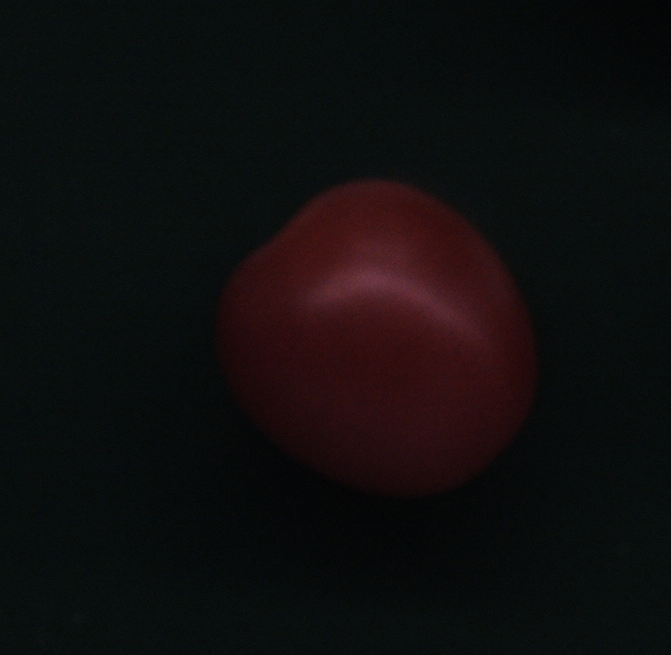
#> input picture multi1212.bmp, 671 x 655 px; its folder holds only this picture in this run
$ python -i target_locate.py   (imports and definitions only)
#> lines starting #> are read from the running program, lines starting #| are printed output that depends on the picture; after the words box and inside, x2 and y2 are one past the last pixel; in counts of white or black regions, pixels touching at a corner belong together
import cv2
import numpy as np
# from numba import jit

# @jit(nopython=True)

# img_raw = cv2.imread('tmpaa6y9sih.PNG')
# img_raw.show()


def targetLocateMul(npimg):
    npimg = cv2.cvtColor(npimg, cv2.COLOR_RGB2BGR)
#> npimg is the input picture: shape (655, 671, 3); mean B, G, R 13.6, 13.6, 15.7


    maxArea=200
    edge=10
    tmp=npimg.copy()

    hsv = cv2.cvtColor(npimg, cv2.COLOR_BGR2HSV)
#> hsv: shape (655, 671, 3); mean H, S, V 92.3, 101.3, 19.5
    lower = np.array([4, 43, 46])
    upper = np.array([34, 255, 255])
    orange = cv2.inRange(hsv, lowerb=lower, upperb=upper)
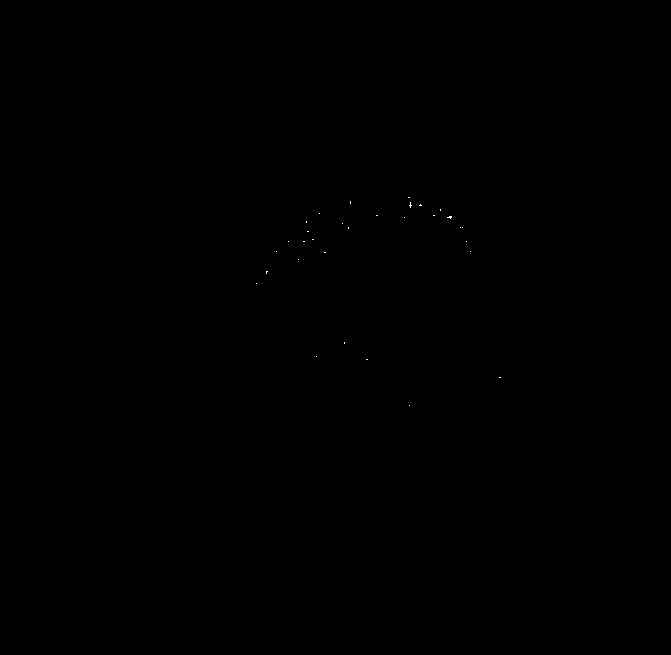
#> orange: shape (655, 671); 0.02% white in thin lines or dots, all inside (x1, y1, x2, y2) = (256, 197, 501, 406)
    contours, hierarchy = cv2.findContours(
        orange,
        cv2.RETR_LIST,
        cv2.CHAIN_APPROX_NONE)
#> contours = 31 contours, all with area under 20
    g_dConArea = []
    for i in contours:
        g_dConArea.append(cv2.contourArea(i))
#> this loop made 31 passes
#> i on passes 1, 2, 3, 4, 5, 6, 8, 9, 10, 11, 12, 13: [[409, 405]], [[499, 377], [500, 377]], [[366, 359], [367, 359]], [[316, 356]], [[344, 342], [344, 343]], [[256, 283]], [[298, 259]], [[324, 252], [325, 252]], [[470, 251]], [[276, 251]], [[466, 241]], [[303, 241], [304, 241]]
#> after the loop, g_dConArea = 31 values, max 3.5 at index 22, min 0 at index 0, mean 0.226

    max_area_index = 0
    max_area = maxArea
    for i in range(len(g_dConArea)):
        # print(g_dConArea[i])
        if g_dConArea[i] > max_area:
            max_area_index = i
            max_area = g_dConArea[i]
#> this loop made 31 passes
#> after the loop, max_area = 200; max_area_index = 0

    if max_area == maxArea:
        res = targetLocateRed(tmp)
        if res == None:
            return None,None
        else:
            return res, 3


    (x, y), radius = cv2.minEnclosingCircle(contours[max_area_index])
    center = [int(x), int(y)]
    radius = int(radius)
    # print(radius)
    cv2.circle(orange, center, radius, (0, 200, 255), 10)
    cv2.circle(npimg, center, radius, (0, 0, 255), 10)
    cv2.imwrite("thrimg.jpg", orange)
    cv2.imwrite("img.jpg", npimg)


    if center[0] > edge and center[1]>edge and radius>200:
        print('orange')

        return center, 1
    elif center[0] > edge and center[1]>edge and radius<200:
        print('longan')

        return center, 2
    else:
        return None,None


# [39 lines of commented-out code are left out]

def targetLocateRed(npimg):
    # print('red')
    maxArea=200
    edge=10

    hsv = cv2.cvtColor(npimg, cv2.COLOR_BGR2HSV)

    lower = np.array([150, 55, 57])
    upper = np.array([180, 255, 255])
    red = cv2.inRange(hsv, lowerb=lower, upperb=upper)
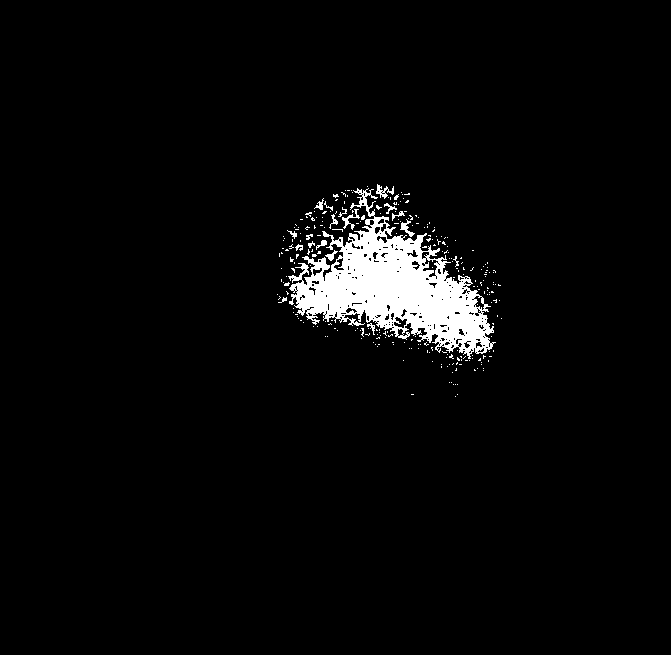
#> red: shape (655, 671); 3.5% white; 274 white regions (255 under 20 px)

    contours, hierarchy = cv2.findContours(
        red,
        cv2.RETR_LIST,
        cv2.CHAIN_APPROX_NONE)
#> contours = 489 contours, 449 with area under 20; largest, box (x1, y1, x2, y2) and area: (288, 188, 496, 359) 14558, (422, 257, 439, 278) 156, (393, 316, 408, 329) 103, (473, 295, 485, 311) 88, (333, 257, 345, 271) 78
    g_dConArea = []
    for i in contours:
        g_dConArea.append(cv2.contourArea(i))
#> this loop made 489 passes
#> i on passes 1 to 3: [[455, 396]], [[457, 394]], [[411, 394], [412, 394], [413, 394], [412, 394]]
#> after the loop, g_dConArea = 489 values, max 14557.5 at index 486, min 0 at index 0, mean 35.79

    max_area_index = 0
    max_area = maxArea
    for i in range(len(g_dConArea)):
        # print(g_dConArea[i])
        if g_dConArea[i] > max_area:
            max_area_index = i
            max_area = g_dConArea[i]
#> this loop made 489 passes
#> (max_area_index, max_area) on pass 487: (486, 14557.5)
#> after the loop, max_area = 14557.5; max_area_index = 486

    if max_area == maxArea:
        return None

    (x, y), radius = cv2.minEnclosingCircle(contours[max_area_index])
#> x = 397.3; y = 290.7; radius = 110.3
    center = [int(x), int(y)]
#> center = [397, 290]
    radius = int(radius)
#> radius = 110
    cv2.circle(red, center, radius, (0, 200, 255), 10)
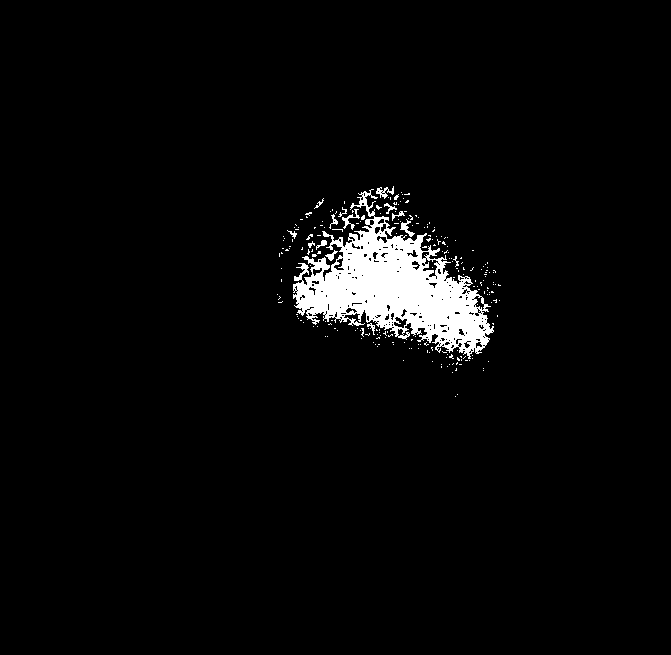
#> red: shape (655, 671); 3.4% white; 231 white regions (216 under 20 px), largest, box (x1, y1, x2, y2) and area: (293, 189, 494, 359) 13802, (342, 209, 360, 230) 105, (376, 186, 394, 199) 99
    cv2.circle(npimg, center, radius, (0, 0, 255), 10)
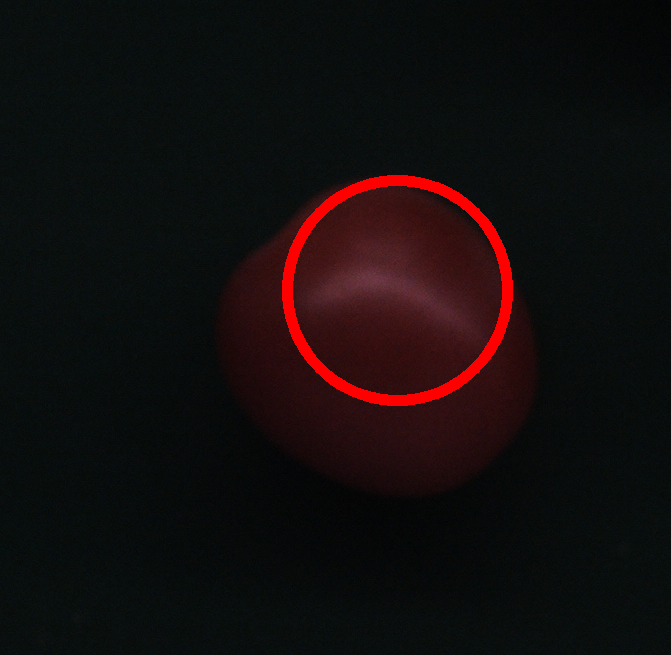
#> npimg: shape (655, 671, 3); 1.72% of pixels changed, all inside (x1, y1, x2, y2) = (282, 175, 513, 406)


    cv2.imwrite("thrimg.jpg", red)
    cv2.imwrite("img.jpg", npimg)
    # cv2.waitKey(0)
    # cv2.destroyAllWindows()


    if center[0] > edge and center[1]>edge:
        return center
    else:
        return None


# [62 lines left out: function target_locate, not called in this run]


# def main():
#     # print(target_locate(takePhoto()))


# if __name__ == "__main__":
#     main()

>>> import cv2
>>> picture = cv2.cvtColor(cv2.imread('multi1212.bmp'), cv2.COLOR_BGR2RGB)
>>> result = targetLocateMul(picture)
#> in targetLocateMul, `res = targetLocateRed(tmp)`: res = [397, 290]
#> result = ([397, 290], 3)
